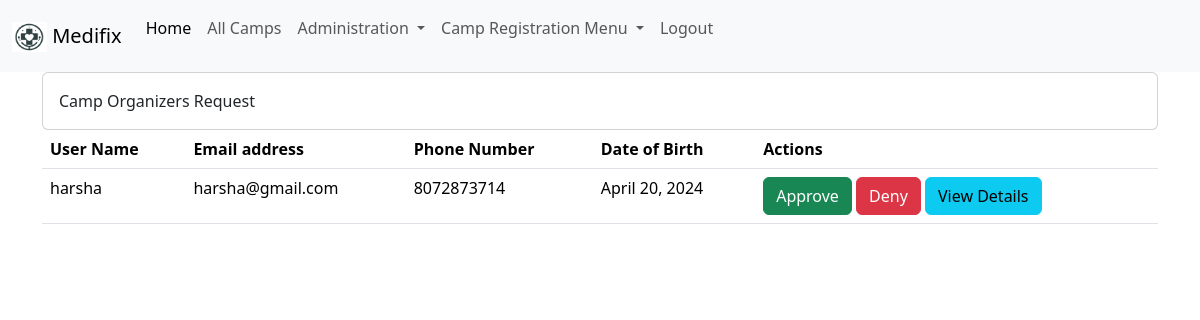
The app's page /camp_organizer_request/ (signed in) with its own data.
### administration/models.py (models this page shows, shortened)
class profile(models.Model):
    user_name = models.OneToOneField(User, on_delete=models.CASCADE)
    phone_number = models.IntegerField(null=True, blank=True)
    date_of_birth = models.DateField(null=True, blank=True)
    camp_register = models.BooleanField(default=False)
    submitted_application = models.BooleanField(default=False)
    about = models.TextField(max_length=2000, null=True, blank=True)

### administration/views.py (the view)
# urls.py: path('camp_organizer_request/', views.camp_organizer_request, name="camp_organizer_request"),
@login_required
def camp_organizer_request(request):
    submitted_profiles = profile.objects.filter(submitted_application=True, camp_register=False)
    return render(request, 'camp/camp_organizer_request.html', {'submitted_profiles': submitted_profiles})

### templates/camp/camp_organizer_request.html (shortened to what this page needs)
{% extends 'base.html' %}
{% load static %}
{% block content %}
{% if user.is_superuser %}
<div class="card">
    <div class="card-body">
        Camp Organizers Request
    </div>
</div>
<table class="table">
    <thead>
        <tr>
            <th>User Name</th>
            <th>Email address</th>
            <th>Phone Number</th>
            <th>Date of Birth</th>
            <th>Actions</th>
        </tr>
    </thead>
    <tbody>
        {% for profile in submitted_profiles %}
        <tr>
            <td>{{ profile.user_name.username }}</td>
            <td>{{ profile.user_name.email }}</td>
            <td>{{ profile.phone_number }}</td>
            <td>{{ profile.date_of_birth }}</td>
            <td>
                <a href="{% url 'approve_application' profile.user_name.username %}" class="btn btn-success">Approve</a>
                <a href="{% url 'deny_application' profile.user_name.username %}" class="btn btn-danger">Deny</a>
                <a href="{% url 'organizer_user_profile_detail' profile.user_name.username %}" class="btn btn-info">View
                    Details</a>
            </td>
        </tr>
        {% empty %}
        <tr>
            <td style="color: red;" colspan="5" class="text-center">No data Avaliable</td>
        </tr>
        {% endfor %}
    </tbody>
</table>
{% endif %}
{% endblock %}

### records on screen
profile: user_name.username "harsha", user_name.email "harsha@gmail.com", phone_number "8072873714", date_of_birth "April 20, 2024"
